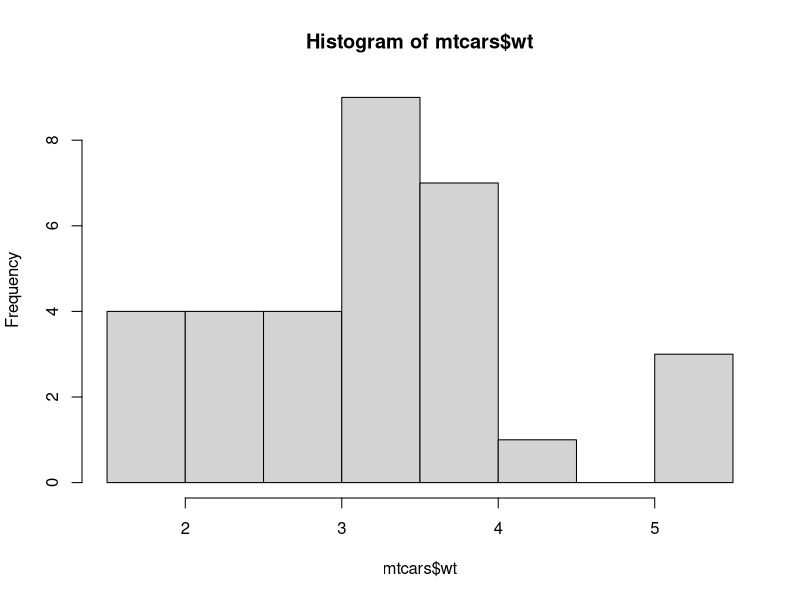
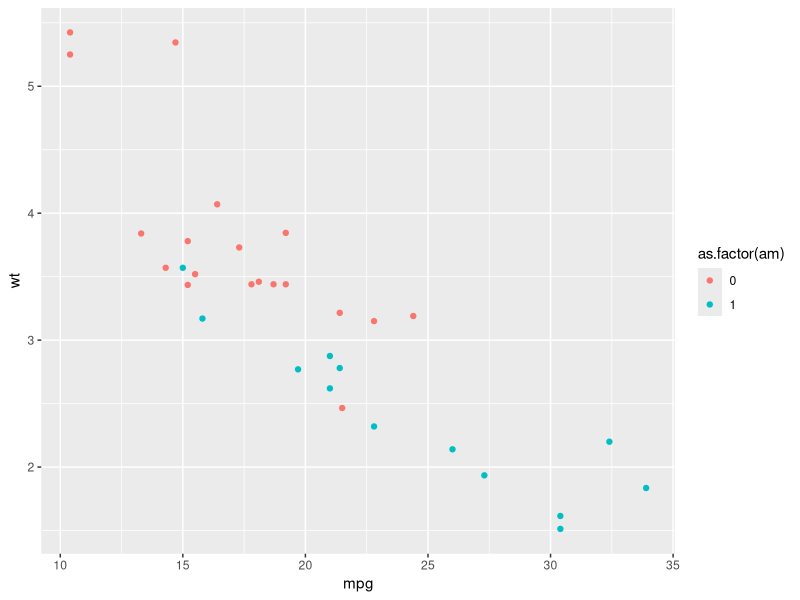
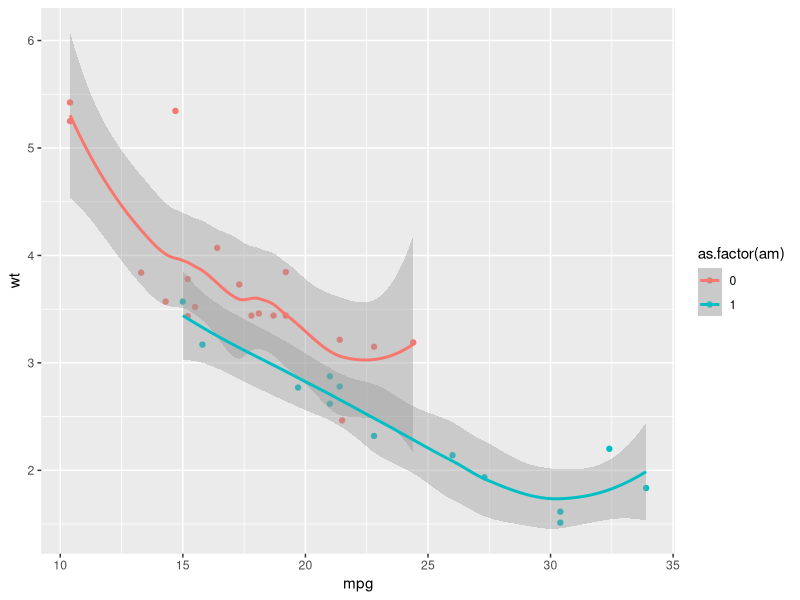
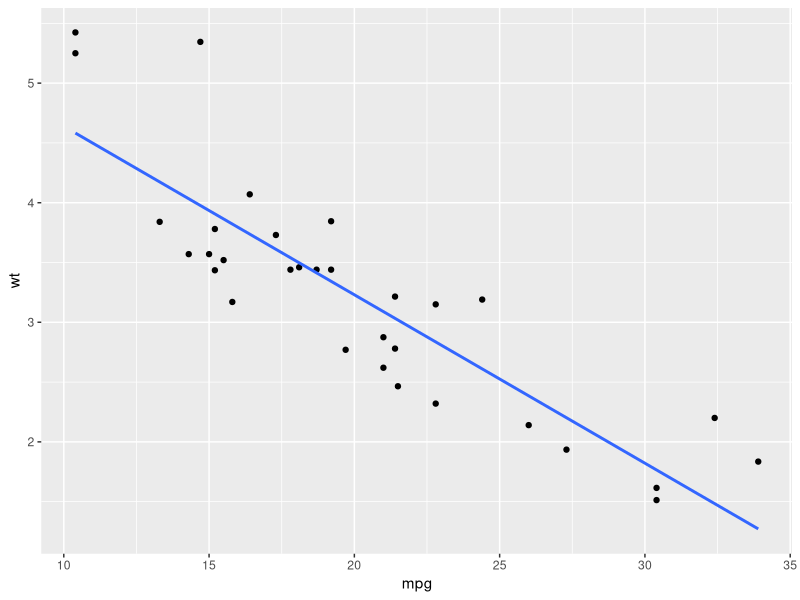

These figures' R source, in order:
## ---- chunk 1
library(dplyr)
head(iris)       # first 5 rows
head(iris,n=10)  # first 10 rows

tail(iris)       # last 5 rows

class(iris)      # object type
dim(iris)        # how many rows and how many columns

summary(iris)    # summary of the data
glimpse(iris)    # a another way to smmarize the data with dplyr
## ---- chunk 2
hist(mtcars$wt)
## ---- chunk 3
#install.packages("ggplot2")
library(ggplot2)
## ---- chunk 4
library(ggplot2)
ggplot(mtcars,
       aes(x=mpg,
           y=wt,
           color=as.factor(am)))+
  geom_point()
## ---- chunk 5
library(ggplot2)
ggplot(mtcars,
       aes(x=mpg,
           y=wt,
           color=as.factor(am)))+
  geom_point()+geom_smooth()
## ---- chunk 6
library(ggplot2)
ggplot(data = mtcars, aes(x = mpg, y = wt)) + 
  geom_point() + 
  geom_smooth(method = "lm", se = FALSE)
